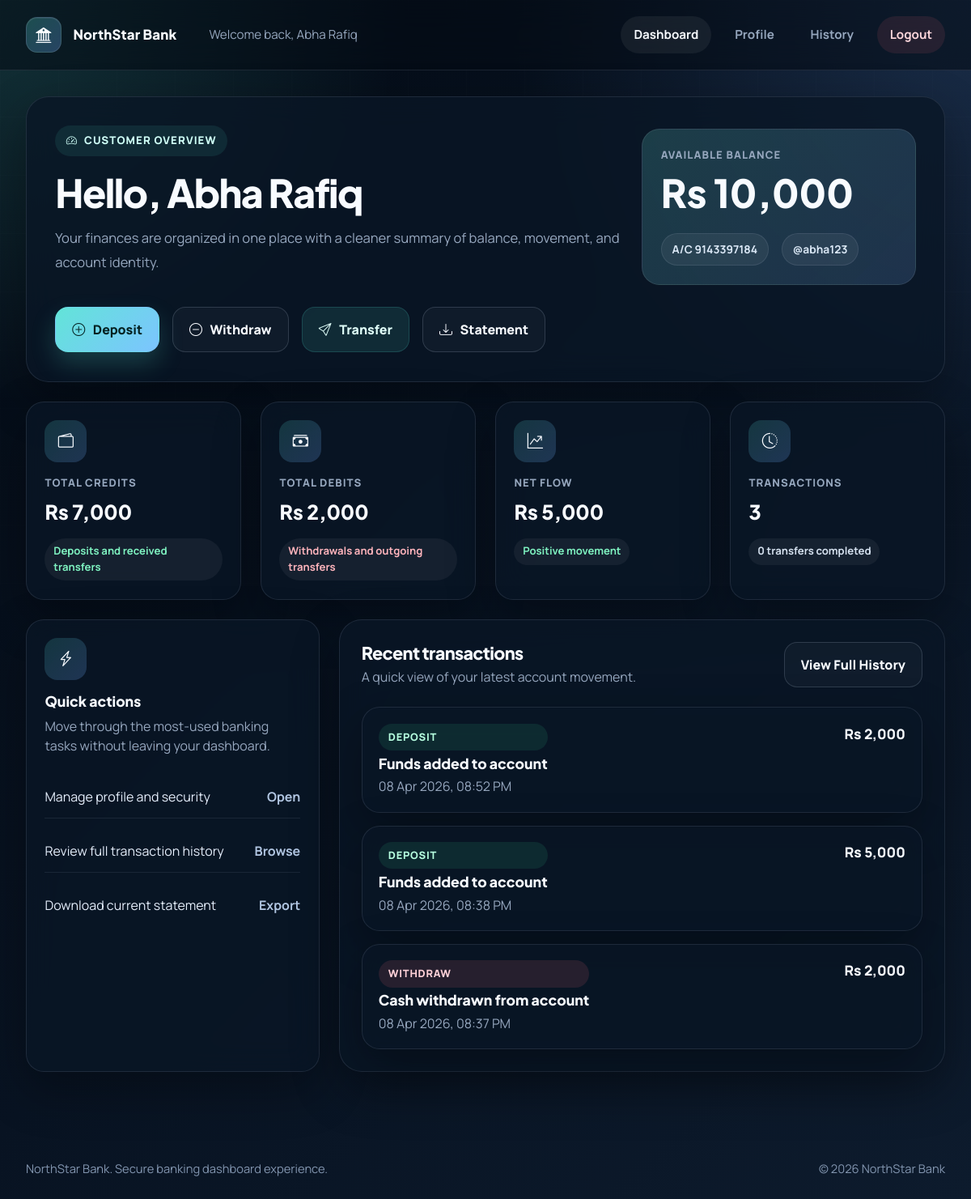
/dashboard (signed in), run on the app's committed database.
### tables this page shows
CREATE TABLE users (
            id INTEGER PRIMARY KEY AUTOINCREMENT,
            full_name TEXT NOT NULL,
            account_number TEXT NOT NULL UNIQUE,
            username TEXT NOT NULL UNIQUE,
            password TEXT NOT NULL,
            balance INTEGER NOT NULL,
            is_admin INTEGER DEFAULT 0
        );

CREATE TABLE transactions (
            id INTEGER PRIMARY KEY AUTOINCREMENT,
            user_id INTEGER NOT NULL,
            action TEXT NOT NULL,
            amount INTEGER NOT NULL,
            details TEXT,
            created_at TEXT NOT NULL,
            FOREIGN KEY (user_id) REFERENCES users(id)
        );

### app.py (the view)
@app.route("/dashboard")
@login_required(user_only=True)
def dashboard():
    with get_db_connection() as conn:
        user = conn.execute(
            "SELECT * FROM users WHERE id = ?",
            (session["user_id"],),
        ).fetchone()
        recent_transactions = conn.execute(
            """
            SELECT * FROM transactions
            WHERE user_id = ?
            ORDER BY id DESC
            LIMIT 6
            """,
            (session["user_id"],),
        ).fetchall()
    metrics = get_dashboard_metrics(session["user_id"])
    return render_template(
        "dashboard.html",
        user=user,
        recent_transactions=recent_transactions,
        metrics=metrics,
    )

### app.py (called while the page is built)
def get_db_connection():
    conn = sqlite3.connect(DATABASE, check_same_thread=False)
    conn.row_factory = sqlite3.Row
    return conn

def format_currency(amount):
    return f"Rs {amount:,.0f}"

def get_user_by_id(user_id):
    with get_db_connection() as conn:
        return conn.execute("SELECT * FROM users WHERE id = ?", (user_id,)).fetchone()

def login_required(admin_only=False, user_only=False):
    def decorator(view):
        @wraps(view)
        def wrapped_view(*args, **kwargs):
            user_id = session.get("user_id")
            is_admin = session.get("is_admin") == 1
            if not user_id:
                flash("Please log in to continue.", "warning")
                return redirect(url_for("login"))
            if admin_only and not is_admin:
                flash("Admin access only.", "danger")
                return redirect(url_for("login"))
            if user_only and is_admin:
                flash("Please log in with a customer account to access that page.", "warning")
                return redirect(url_for("login"))
            return view(*args, **kwargs)
        return wrapped_view
    return decorator

@app.context_processor
def inject_template_helpers():
    current_user = None
    user_id = session.get("user_id")
    if user_id:
        current_user = get_user_by_id(user_id)
    return {
        "app_name": APP_NAME,
        "current_user": current_user,
        "currency": format_currency,
        "is_admin_session": session.get("is_admin") == 1,
        "current_year": datetime.now().year,
    }

### templates/dashboard.html (shortened to what this page needs)
{% extends "base.html" %}
{% block content %}
<section class="glass-panel dashboard-hero mb-4">
    <div class="row g-4 align-items-center">
        <div class="col-lg-8">
            <span class="eyebrow"><i class="bi bi-speedometer2"></i> Customer Overview</span>
            <h1 class="page-title mt-3">Hello, {{ user.full_name }}</h1>
            <p class="page-subtitle">Your finances are organized in one place with a cleaner summary of balance, movement, and account identity.</p>
        </div>
        <div class="col-lg-4">
            <div class="dashboard-balance">
                <div class="kpi-label">Available Balance</div>
                <div class="balance-value">{{ currency(user.balance) }}</div>
                <div class="account-meta">
                    <span class="account-pill">A/C {{ user.account_number }}</span>
                    <span class="account-pill">@{{ user.username }}</span>
                </div>
            </div>
        </div>
    </div>
    <div class="quick-actions mt-4">
        <a href="{{ url_for('deposit') }}" class="btn-bank"><i class="bi bi-plus-circle"></i> Deposit</a>
        <a href="{{ url_for('withdraw') }}" class="btn-bank-outline"><i class="bi bi-dash-circle"></i> Withdraw</a>
        <a href="{{ url_for('transfer') }}" class="btn-bank-soft"><i class="bi bi-send"></i> Transfer</a>
        <a href="{{ url_for('download_statement') }}" class="btn-bank-outline"><i class="bi bi-download"></i> Statement</a>
    </div>
</section>
<section class="mb-4">
    <div class="row g-4">
        <div class="col-md-6 col-xl-3">
            <div class="metric-card">
                <div class="icon-wrap"><i class="bi bi-wallet2"></i></div>
                <div class="label">Total Credits</div>
                <div class="value">{{ currency(metrics.credits) }}</div>
                <div class="metric-trend positive">Deposits and received transfers</div>
            </div>
        </div>
        <div class="col-md-6 col-xl-3">
            <div class="metric-card">
                <div class="icon-wrap"><i class="bi bi-cash-stack"></i></div>
                <div class="label">Total Debits</div>
                <div class="value">{{ currency(metrics.debits) }}</div>
                <div class="metric-trend negative">Withdrawals and outgoing transfers</div>
            </div>
        </div>
        <div class="col-md-6 col-xl-3">
            <div class="metric-card">
                <div class="icon-wrap"><i class="bi bi-graph-up-arrow"></i></div>
                <div class="label">Net Flow</div>
                <div class="value">{{ currency(metrics.net_flow) }}</div>
                <div class="metric-trend {% if metrics.net_flow >= 0 %}positive{% else %}negative{% endif %}">
                    {% if metrics.net_flow >= 0 %}Positive movement{% else %}Watch your outflow{% endif %}
                </div>
            </div>
        </div>
        <div class="col-md-6 col-xl-3">
            <div class="metric-card">
                <div class="icon-wrap"><i class="bi bi-clock-history"></i></div>
                <div class="label">Transactions</div>
                <div class="value">{{ metrics.transaction_count }}</div>
                <div class="metric-trend">{{ metrics.transfer_count }} transfers completed</div>
            </div>
        </div>
    </div>
</section>
<section class="mb-4">
    <div class="row g-4">
        <div class="col-lg-4">
            <div class="action-panel h-100">
                <div class="icon-wrap"><i class="bi bi-lightning-charge"></i></div>
                <h3>Quick actions</h3>
                <p>Move through the most-used banking tasks without leaving your dashboard.</p>
                <div class="small-list mt-4">
                    <div class="small-list-item">
                        <span>Manage profile and security</span>
                        <a href="{{ url_for('profile') }}" class="muted-link">Open</a>
                    </div>
                    <div class="small-list-item">
                        <span>Review full transaction history</span>
                        <a href="{{ url_for('history') }}" class="muted-link">Browse</a>
                    </div>
                    <div class="small-list-item">
                        <span>Download current statement</span>
                        <a href="{{ url_for('download_statement') }}" class="muted-link">Export</a>
                    </div>
                </div>
            </div>
        </div>
        <div class="col-lg-8">
            <div class="table-panel h-100">
                <div class="d-flex justify-content-between align-items-center flex-wrap gap-3 mb-4">
                    <div>
                        <h2 class="section-title mb-1">Recent transactions</h2>
                        <p class="mb-0">A quick view of your latest account movement.</p>
                    </div>
                    <a href="{{ url_for('history') }}" class="btn-bank-outline">View Full History</a>
                </div>
                {% if recent_transactions %}
                    <div class="timeline-list">
                        {% for transaction in recent_transactions %}
                            <div class="timeline-item">
                                <div class="meta">
                                    <span class="timeline-badge {% if transaction.action in ['Deposit', 'Received'] %}badge-credit{% elif transaction.action in ['Withdraw', 'Transfer'] %}badge-debit{% else %}badge-neutral{% endif %}">
                                        {{ transaction.action }}
                                    </span>
                                    <h4 class="mb-0">{{ transaction.details }}</h4>
                                    <p class="mb-0">{{ transaction.created_at }}</p>
                                </div>
                                <div class="amount">{{ currency(transaction.amount) }}</div>
                            </div>
                        {% endfor %}
                    </div>
                {% else %}
                    <div class="empty-state">
                        <h3 class="section-title">No transactions yet</h3>
                        <p class="mb-0">Once you deposit, withdraw, or transfer funds, the activity will appear here.</p>
                    </div>
                {% endif %}
            </div>
        </div>
    </div>
</section>
{% endblock %}

### templates/base.html (shortened to what this page needs)
<!DOCTYPE html>
<html lang="en">
<head>
    <link href="https://cdn.jsdelivr.net/npm/bootstrap@5.3.3/dist/css/bootstrap.min.css" rel="stylesheet">
    <link rel="stylesheet" href="https://cdn.jsdelivr.net/npm/bootstrap-icons@1.11.3/font/bootstrap-icons.min.css">
    <link rel="stylesheet" href="{{ url_for('static', filename='css/style.css') }}">
</head>
<body>
    <div class="app-shell">
        <nav class="navbar navbar-expand-lg navbar-bank">
            <div class="container container-compact">
                <a class="navbar-brand" href="{{ url_for('home') }}">
                    <span class="brand-mark"><i class="bi bi-bank2"></i></span>
                    <span>{{ app_name }}</span>
                </a>
                <div class="collapse navbar-collapse justify-content-between" id="bankNav">
                    <div class="navbar-text mt-3 mt-lg-0 ms-lg-4">
                        {% if current_user %}
                            {% if is_admin_session %}
                                Operations command center
                            {% else %}
                                Welcome back, {{ current_user.full_name }}
                            {% endif %}
                        {% else %}
                            Premium digital banking for modern customers
                        {% endif %}
                    </div>
                    <div class="nav-bank-links mt-3 mt-lg-0">
                        {% if current_user and is_admin_session %}
                            <a class="nav-bank-link {% if request.endpoint == 'admin_panel' %}active{% endif %}" href="{{ url_for('admin_panel') }}">Admin</a>
                            <a class="nav-bank-link logout-link" href="{{ url_for('logout') }}">Logout</a>
                        {% elif current_user %}
                            <a class="nav-bank-link {% if request.endpoint == 'dashboard' %}active{% endif %}" href="{{ url_for('dashboard') }}">Dashboard</a>
                            <a class="nav-bank-link {% if request.endpoint == 'profile' %}active{% endif %}" href="{{ url_for('profile') }}">Profile</a>
                            <a class="nav-bank-link {% if request.endpoint == 'history' %}active{% endif %}" href="{{ url_for('history') }}">History</a>
                            <a class="nav-bank-link logout-link" href="{{ url_for('logout') }}">Logout</a>
                        {% endif %}
                    </div>
                </div>
            </div>
        </nav>
        <main class="page-wrap">
            <div class="container container-compact">
                {% block content %}{% endblock %}
            </div>
        </main>
        <footer class="footer-bank">
            <div class="container container-compact d-flex justify-content-between flex-wrap gap-2">
                <span>{{ app_name }}. Secure banking dashboard experience.</span>
                <span>&copy; {{ current_year }} {{ app_name }}</span>
            </div>
        </footer>
    </div>
</body>
</html>

### data on the page
users: full_name "Abha Rafiq", balance "Rs 10,000", account_number "9143397184", username "abha123"
transactions: amount "Rs 2,000"
transactions: amount "Rs 5,000"
transactions: amount "Rs 2,000"

### other printed values
{{ app_name }} "NorthStar Bank"
{{ currency(metrics.credits) }} "Rs 7,000"
{{ currency(metrics.debits) }} "Rs 2,000"
{{ currency(metrics.net_flow) }} "Rs 5,000"
{{ metrics.transaction_count }} "3"
{{ metrics.transfer_count }} "0"
